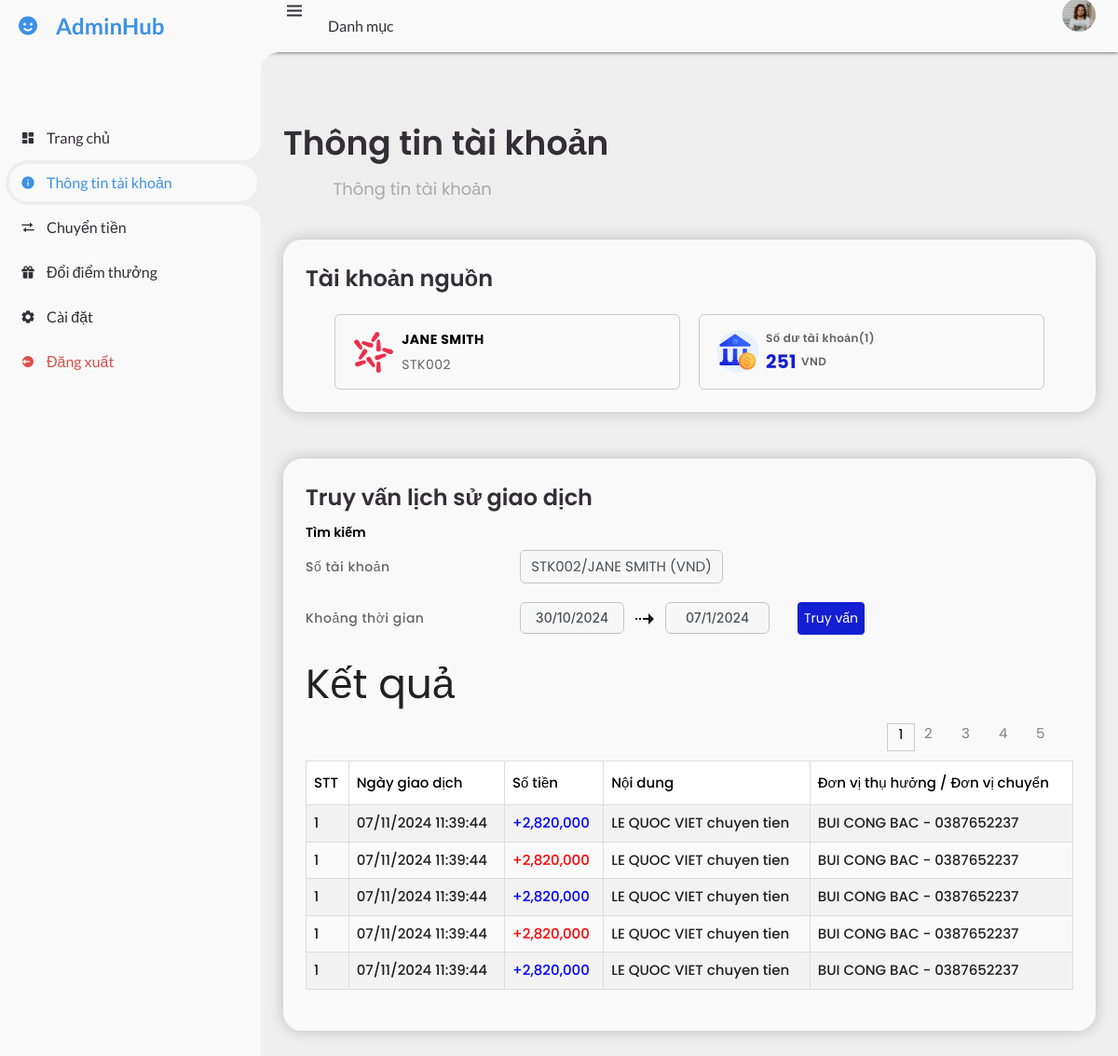
/account/profile (signed in), run on the app's committed database.
### tables this page shows
CREATE TABLE Customer (CustomerID TEXT PRIMARY KEY, FirstName TEXT NOT NULL, LastName TEXT NOT NULL, DateOfBirth DATE, Role TEXT NOT NULL, Email TEXT UNIQUE, PhoneNumber TEXT, Address TEXT, City TEXT, Country TEXT, Notes TEXT);

CREATE TABLE "Account" (
    AccountID TEXT,
    CustomerID TEXT,
    Username TEXT NOT NULL,
    Password TEXT NOT NULL,
    AccountType TEXT,
    Balance DECIMAL(15, 2),
    DateOpened DATE,
    accountNumber TEXT UNIQUE,
    Status TEXT,
    PinCode TEXT,
    creditScored INTEGER
);

### app/routes/home_route.py (the view)
@home_bp.route("/account/profile")
def profile():
    from app.services.account_service import handle_get_profile, remove_accents
    message, category, account, customer = handle_get_profile()
    if category == "danger":
        flash(message, category)
        return redirect(url_for("auth.login"))
    customer.FirstName = remove_accents(customer.FirstName.upper())
    customer.LastName = remove_accents(customer.LastName.upper())
    return render_template("profile.html", account=account, customer=customer)

### app/services/account_service.py (called while the page is built)
def handle_get_profile():
    account_id = session.get("account_id")
    if not account_id:
        return "Bạn chưa đăng nhập", "danger", None, None
    account = Account.query.filter_by(AccountID=account_id).first()
    if not account:
        return "Tài khoản không tồn tại", "danger", None, None
    customer = Customer.query.filter_by(CustomerID=account.CustomerID).first()
    return "Thông tin tài khoản", "success", account, customer

def remove_accents(input_str):
    nfkd_form = unicodedata.normalize("NFKD", input_str)
    return "".join([c for c in nfkd_form if not unicodedata.combining(c)])

### app/templates/profile.html (shortened to what this page needs)
<!DOCTYPE html>
<html lang="en">
  <head>
    <link
      href="https://unpkg.com/boxicons@2.0.9/css/boxicons.min.css"
      rel="stylesheet"
    />
    <link rel="stylesheet" href="../static/css/profile.css" />
    <link
      href="https://cdnjs.cloudflare.com/ajax/libs/materialize/1.0.0/css/materialize.min.css"
      rel="stylesheet"
    />
  </head>
  <body>
    <section id="sidebar">
      <a href="#" class="brand">
        <i class="bx bxs-smile"></i>
        <span class="text">AdminHub</span>
      </a>
      <ul class="side-menu top">
        <li>
          <a href="/">
            <i class="bx bxs-dashboard"></i>
            <span class="text">Trang chủ</span>
          </a>
        </li>
        <li class="active">
          <a href="/account/profile">
            <i class="bx bxs-info-circle"></i>
            <span class="text">Thông tin tài khoản</span>
          </a>
        </li>
        <li>
          <a href="/account/transfer-money">
            <i class="bx bx-transfer"></i>
            <span class="text">Chuyển tiền</span>
          </a>
        </li>
        <li>
          <a href="/account/credit-score">
            <i class="bx bxs-gift"></i>
            <span class="text">Đổi điểm thưởng</span>
          </a>
        </li>
        <li>
          <a href="/account/settings">
            <i class="bx bxs-cog"></i>
            <span class="text">Cài đặt</span>
          </a>
        </li>
        <li>
          <a href="/login" class="logout">
            <i class="bx bxs-log-out-circle"></i>
            <span class="text">Đăng xuất</span>
          </a>
        </li>
      </ul>
    </section>
    <section id="content">
      <nav>
        <i class="bx bx-menu"></i>
        <a href="#" class="nav-link">Danh mục</a>
        <a href="/account/profile" class="profile">
          <img src="../static/images/people.png" />
        </a>
      </nav>
      <main>
        <div class="head-title">
          <div class="left">
            <h1>Thông tin tài khoản</h1>
            <ul class="breadcrumb">
              <li>
                <a href="#">Thông tin tài khoản</a>
              </li>
            </ul>
          </div>
        </div>
        <ul class="box-info">
          <li>
            <div class="main-account-title">Tài khoản nguồn</div>
            <div class="current-info">
              <div class="current-info-item main-account">
                <div class="left-content"></div>
                <div class="right-content">
                  <div class="fullname">
                    {{customer.FirstName+" "+customer.LastName}}
                  </div>
                  <div class="account-number">{{account.accountNumber}}</div>
                </div>
              </div>
              <div class="current-info-item total-value">
                <div class="left-content"></div>
                <div class="right-content">
                  <div class="up-content">Số dư tài khoản(1)</div>
                  <div class="down-content">
                    <div class="balance">
                      {{'{:,.0f}'.format(account.Balance)}}
                    </div>
                    <div class="currency">VND</div>
                  </div>
                </div>
              </div>
            </div>
          </li>
        </ul>
        <div class="transaction-query">
          <div class="title">Truy vấn lịch sử giao dịch</div>
          <div class="search-title">Tìm kiếm</div>
          <div class="account-number-wrapper">
            <div class="account-number-text">Số tài khoản</div>
            <div class="account-number-detail">
              {{account.accountNumber}}/{{customer.FirstName + " " +
              customer.LastName}} (VND)
            </div>
          </div>
          <div class="time-wrapper">
            <div class="time-text">Khoảng thời gian</div>
            <div class="time-detail">
              <div class="time-start"><input value="30/10/2024" /></div>
              <div class="arrow-icon"></div>
              <div class="time-end"><input value="07/1/2024" /></div>
            </div>
            <div class="query">Truy vấn</div>
          </div>
          <div class="query-result">
            <h3>Kết quả</h3>
            <div class="pagination">
              <div class="pagination-item active">1</div>
              <div class="pagination-item">2</div>
              <div class="pagination-item">3</div>
              <div class="pagination-item">4</div>
              <div class="pagination-item">5</div>
            </div>
            <table class="query-result-table">
              <tr>
                <th>STT</th>
                <th>Ngày giao dịch</th>
                <th>Số tiền</th>
                <th>Nội dung</th>
                <th>Đơn vị thụ hưởng / Đơn vị chuyển</th>
              </tr>
              <tr>
                <td>1</td>
                <td>07/11/2024 11:39:44</td>
                <td style="color: blue">+2,820,000</td>
                <td>LE QUOC VIET chuyen tien</td>
                <td>BUI CONG BAC - 0387652237</td>
              </tr>
              <tr>
                <td>1</td>
                <td>07/11/2024 11:39:44</td>
                <td style="color: red">+2,820,000</td>
                <td>LE QUOC VIET chuyen tien</td>
                <td>BUI CONG BAC - 0387652237</td>
              </tr>
              <tr>
                <td>1</td>
                <td>07/11/2024 11:39:44</td>
                <td style="color: blue">+2,820,000</td>
                <td>LE QUOC VIET chuyen tien</td>
                <td>BUI CONG BAC - 0387652237</td>
              </tr>
              <tr>
                <td>1</td>
                <td>07/11/2024 11:39:44</td>
                <td style="color: red">+2,820,000</td>
                <td>LE QUOC VIET chuyen tien</td>
                <td>BUI CONG BAC - 0387652237</td>
              </tr>
              <tr>
                <td>1</td>
                <td>07/11/2024 11:39:44</td>
                <td style="color: blue">+2,820,000</td>
                <td>LE QUOC VIET chuyen tien</td>
                <td>BUI CONG BAC - 0387652237</td>
              </tr>
            </table>
          </div>
        </div>
      </main>
    </section>
  </body>
</html>

### data on the page
Customer: FirstName+LastName "JANE SMITH"
Account: accountNumber "STK002", Balance "251"
